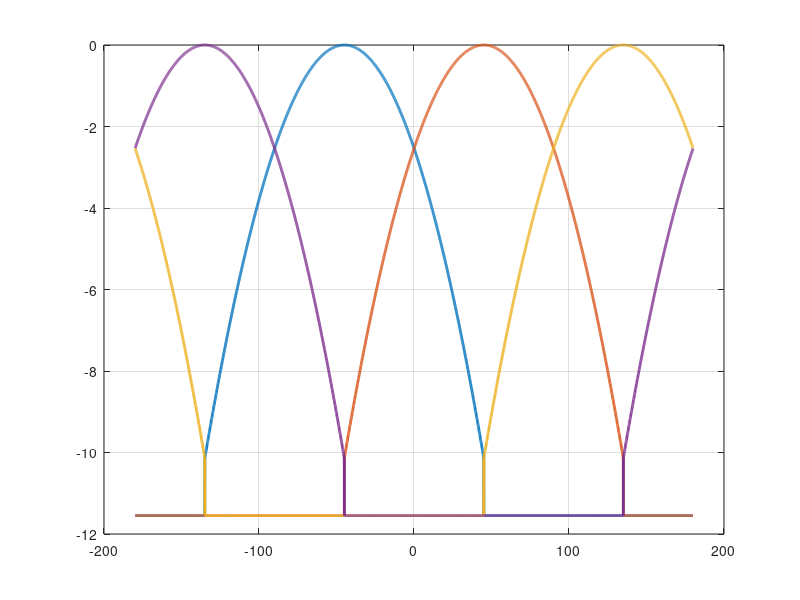

Here is the MATLAB script that generated this plot: (Note: this script raises an error after producing the figure.)
clear all; close all; clc;

%% Block1:  User Input
Freq        = 12e9;
Sector      = (0.1:0.1:360)';
AmpNoise    = [0 0.015];
ConingAngle = 0;
TestAOA     = 17;
Sens        = -72;

%% Block2:  Amplitude profile generation over 360deg Azimuth
N = length(Sector);
Alpha = 2.16;
Temp = gausswin(1800, Alpha);

Lvl = 0.07;
AmpMat(:,1) = [Lvl.*ones(450,1); Temp; Lvl*ones(1350,1)];
AmpMat(:,2) = [Lvl.*ones(1350,1); Temp; Lvl*ones(450,1)];
AmpMat(:,3) = [Temp(1351:end,1); Lvl*ones(1800,1); Temp(1:1350,1)];
AmpMat(:,4) = [Temp(451:end,1); Lvl.*ones(1800,1); Temp(1:450,:)];
NoiseMat = AmpNoise(1) + AmpNoise(2).*randn(N,4);

AmpMat_true = 10*log10(AmpMat);
AmpMat_noisy = 10*log10(AmpMat + NoiseMat);
NoiseMat_dB = AmpMat_noisy - AmpMat_true;

CDFMat_true_0dBmRef = [(Sector-180) AmpMat_true];
CDFMat_true = [(Sector-180) (-60+AmpMat_true)];
CDFMat_noisy = [(Sector-180) (-60+AmpMat_noisy)];

%% Block3:  Amplitude plots
figure;
plot(CDFMat_true_0dBmRef(:,1), CDFMat_true_0dBmRef(:,2:5), '-', 'linewidth', 2, 'markersize', 2); grid on; hold on; datacursormode on;
title(['Angle-of-Arrival Vs Amplitude (Noisefree), Freq = ', num2str(Freq*1e-9), ' GHz'], 'fontsize', 18, 'fontweight', 'bold');
xlabel('Angle-of-Arrival (Deg)', 'fontsize', 18, 'fontweight', 'bold');
ylabel('Signal Amp (dBm)', 'fontsize', 18, 'fontweight', 'bold');
set(gca, 'xlim', [-180 180], 'xtick', -180:45:180, 'ylim', [-10 0], 'ytick', -10:2:0, 'fontsize', 18);
legend('Antenna1 @-45^o   ..   ', 'Antenna2 @45^o   ..   ', 'Antenna3 @135^o   ..   ', 'Antenna4 @-135^o', 'location', 'southoutside', 'Orientation','horizontal');

figure;
plot(CDFMat_true(:,1), CDFMat_true(:,2:5), '-', 'linewidth', 2, 'markersize', 2); grid on; hold on; datacursormode on;
title(['Angle-of-Arrival Vs Amplitude (Noisefree), Freq = ', num2str(Freq*1e-9), ' GHz'], 'fontsize', 18, 'fontweight', 'bold');
xlabel('Angle-of-Arrival (Deg)', 'fontsize', 18, 'fontweight', 'bold');
ylabel('Signal Amp (dBm)', 'fontsize', 18, 'fontweight', 'bold');
set(gca, 'xlim', [-180 180], 'xtick', -180:45:180, 'ylim', [-70 -59], 'ytick', -70:2:-59, 'fontsize', 18);
legend('Antenna1 @-45^o   ..   ', 'Antenna2 @45^o   ..   ', 'Antenna3 @135^o   ..   ', 'Antenna4 @-135^o', 'location', 'southoutside', 'Orientation','horizontal');

figure;
plot(CDFMat_noisy(:,1), CDFMat_noisy(:,2:5), '-', 'linewidth', 1, 'markersize', 2); grid on; hold on; datacursormode on;
title(['Angle-of-Arrival Vs Amplitude (Noisy), Freq = ', num2str(Freq*1e-9), ' GHz'], 'fontsize', 18, 'fontweight', 'bold');
xlabel('Angle-of-Arrival (Deg)', 'fontsize', 18, 'fontweight', 'bold');
ylabel('Signal Amp (dBm)', 'fontsize', 18, 'fontweight', 'bold');
set(gca, 'xlim', [-180 180], 'xtick', -180:45:180, 'ylim', [Sens -59], 'ytick', Sens:2:-59, 'fontsize', 18);
legend('Antenna1 @-45^o   ..   ', 'Antenna2 @45^o   ..   ', 'Antenna3 @135^o   ..   ', 'Antenna4 @-135^o', 'location', 'southoutside', 'Orientation','horizontal');
